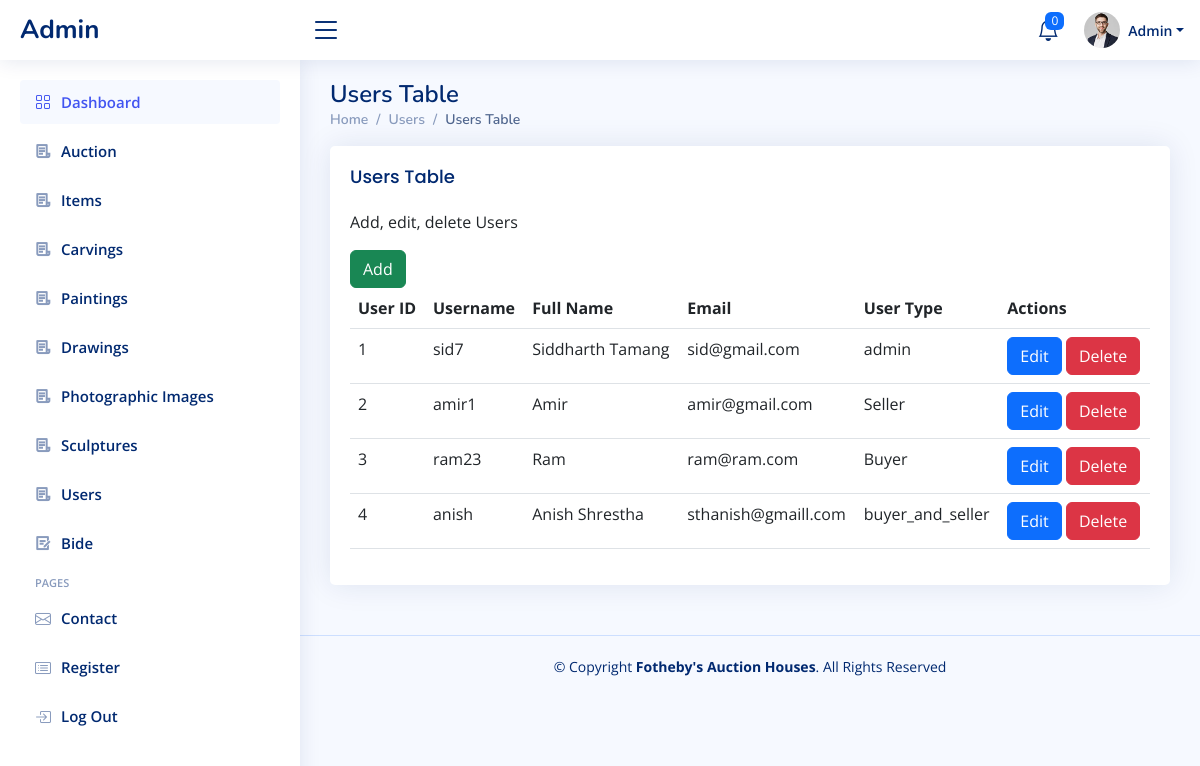
/auction/public/admin/viewUser.php, run on the app's committed database.
### tables this page shows
CREATE TABLE `User` (
  `userId` int NOT NULL AUTO_INCREMENT,
  `userName` varchar(20) NOT NULL,
  `fullName` varchar(50) NOT NULL,
  `email` varchar(50) NOT NULL,
  `password` varchar(255) NOT NULL,
  `confirmPassword` varchar(255) NOT NULL,
  `userType` varchar(50) NOT NULL,
  PRIMARY KEY (`userId`)
);

### auction/public/admin/viewUser.php (the view, shortened to what this page needs)
<?php
include('layouts/header.php');
include('layouts/sidebar.php');
include('dbconnect.php');
try {
    $stmt = $pdo->prepare('SELECT * FROM User');
    $stmt->execute();
    $users = $stmt->fetchAll(PDO::FETCH_ASSOC);
} catch (PDOException $e) {
    die("Error: " . $e->getMessage());
}
?>
<main id="main" class="main">
    <div class="pagetitle">
        <h1>Users Table</h1>
        <nav>
            <ol class="breadcrumb">
                <li class="breadcrumb-item"><a href="index.php">Home</a></li>
                <li class="breadcrumb-item">Users</li>
                <li class="breadcrumb-item active">Users Table</li>
            </ol>
        </nav>
    </div>
    <section class="section">
        <div class="row">
            <div class="col-lg-12">
                <div class="card">
                    <div class="card-body">
                        <h5 class="card-title">Users Table</h5>
                        <p>Add, edit, delete Users</p>
                        <a href="addUser.php"><button type="button" class="btn btn-success">Add</button></a>
                        <table class="table">
                            <thead>
                                <tr>
                                    <th scope="col">User ID</th>
                                    <th scope="col">Username</th>
                                    <th scope="col">Full Name</th>
                                    <th scope="col">Email</th>
                                    <th scope="col">User Type</th>
                                    <th scope="col">Actions</th>
                                </tr>
                            </thead>
                            <tbody>
                                <?php
                                foreach ($users as $user) {
                                    echo '<tr>';
                                    echo '<td>' . $user['userId'] . '</td>';
                                    echo '<td>' . $user['userName'] . '</td>';
                                    echo '<td>' . $user['fullName'] . '</td>';
                                    echo '<td>' . $user['email'] . '</td>';
                                    echo '<td>' . $user['userType'] . '</td>';
                                    echo '<td>';
                                    echo '<a href="editUser.php?id=' . $user['userId'] . '" class="btn btn-primary">Edit</a>';
                                    echo '<form method="post" action="deleteUser.php" style="display: inline;">
                                        <input type="hidden" name="id" value="' . $user['userId'] . '" />
                                        <button type="submit" name="delete_user" class="btn btn-danger">Delete</button>
                                    </form>';
                                    echo '</td>';
                                    echo '</tr>';
                                }
                                ?>
                            </tbody>
                        </table>
                    </div>
                </div>
            </div>
        </div>
    </section>
</main>
<?php
include('layouts/footer.php');
?>

### auction/public/admin/assets/css/style.css (style rules this page uses)
:root { scroll-behavior: smooth; }
body { font-family: "Open Sans", sans-serif; background: #f6f9ff; color: #444444; }
a { color: #4154f1; text-decoration: none; }
h1, h2, h3, h4, h5, h6 { font-family: "Nunito", sans-serif; }
#main { margin-top: 60px; padding: 20px 30px; transition: all 0.3s; }
.pagetitle { margin-bottom: 10px; }
.pagetitle h1 { font-size: 24px; margin-bottom: 0; font-weight: 600; color: #012970; }
.card { margin-bottom: 30px; border: none; border-radius: 5px; box-shadow: 0px 0 30px rgba(1, 41, 112, 0.1); }
.card-title { padding: 20px 0 15px 0; font-size: 18px; font-weight: 500; color: #012970; font-family: "Poppins", sans-serif; }
.card-body { padding: 0 20px 20px 20px; }
.breadcrumb { font-size: 14px; font-family: "Nunito", sans-serif; color: #899bbd; font-weight: 600; }
.breadcrumb a { color: #899bbd; transition: 0.3s; }
.breadcrumb .breadcrumb-item::before { color: #899bbd; }
.breadcrumb .active { color: #51678f; font-weight: 600; }
@media (min-width: 1200px) { #main, #footer { margin-left: 300px; } }

### data on the page
user: userId "1", userName "sid7", fullName "Siddharth Tamang", email "sid@gmail.com", userType "admin"
user: userId "2", userName "amir1", fullName "Amir", email "amir@gmail.com", userType "Seller"
user: userId "3", userName "ram23", fullName "Ram", email "ram@ram.com", userType "Buyer"
user: userId "4", userName "anish", fullName "Anish Shrestha", email "sthanish@gmaill.com", userType "buyer_and_seller"
